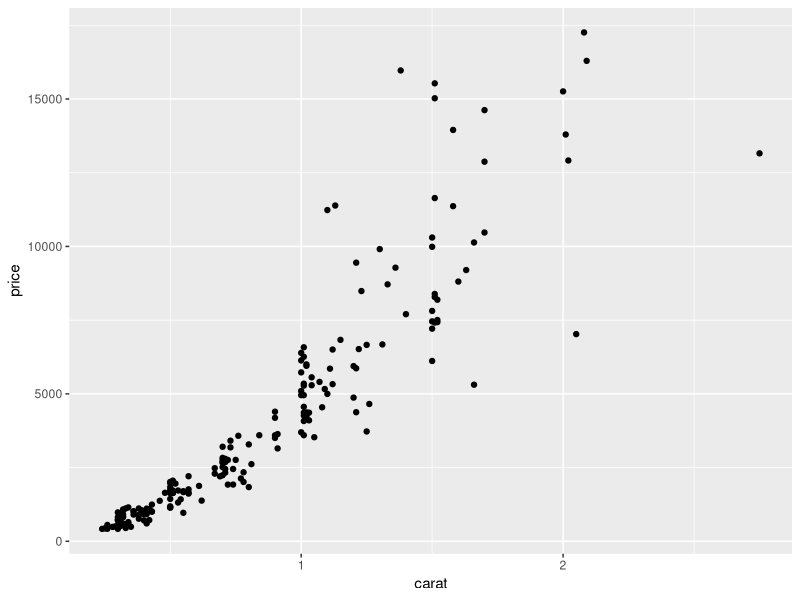
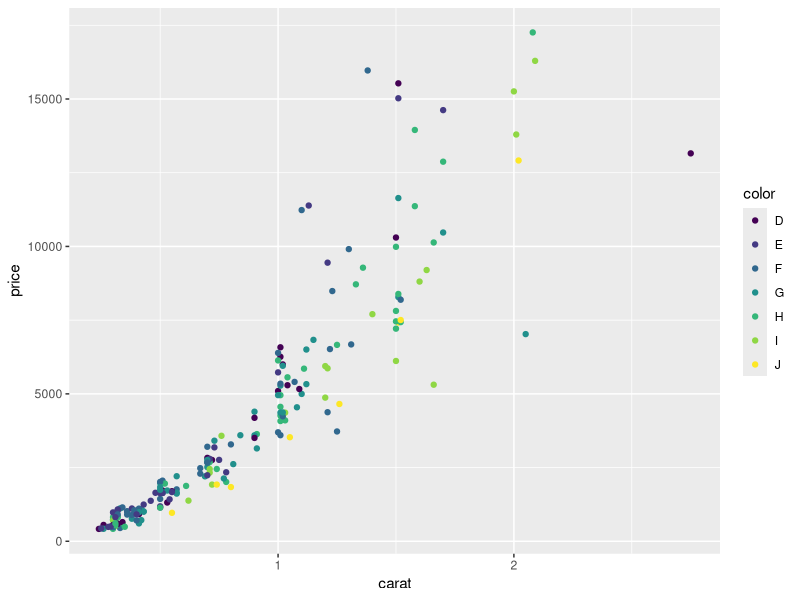
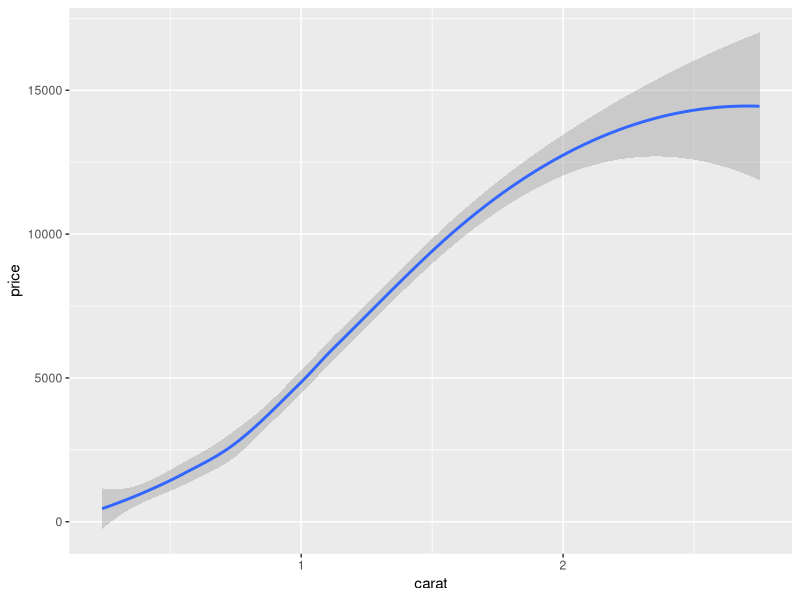
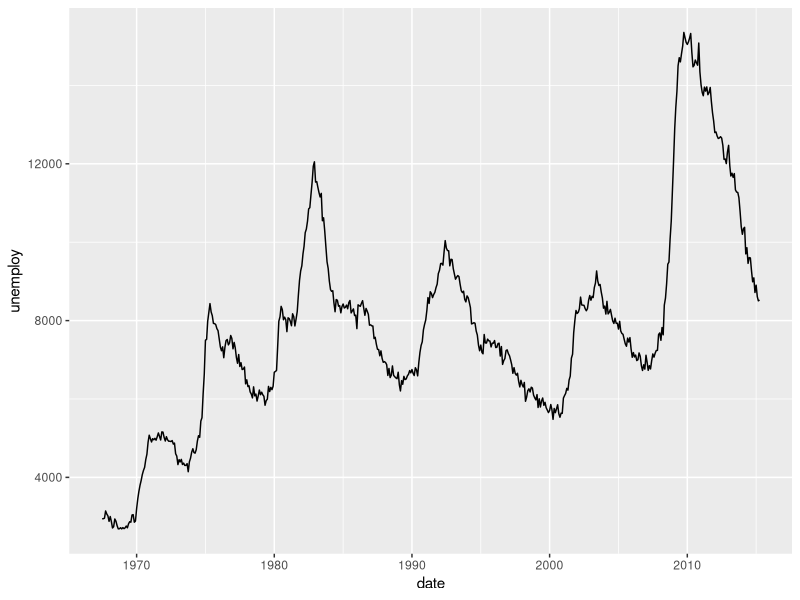
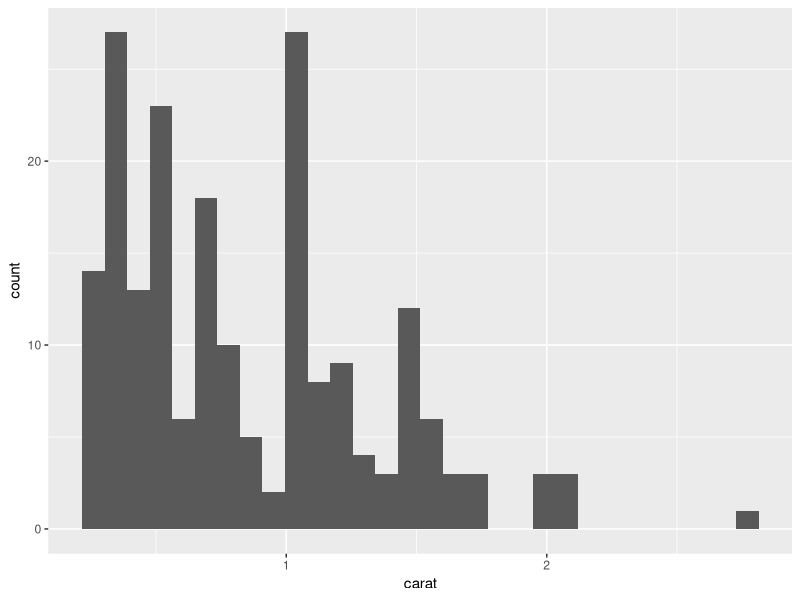
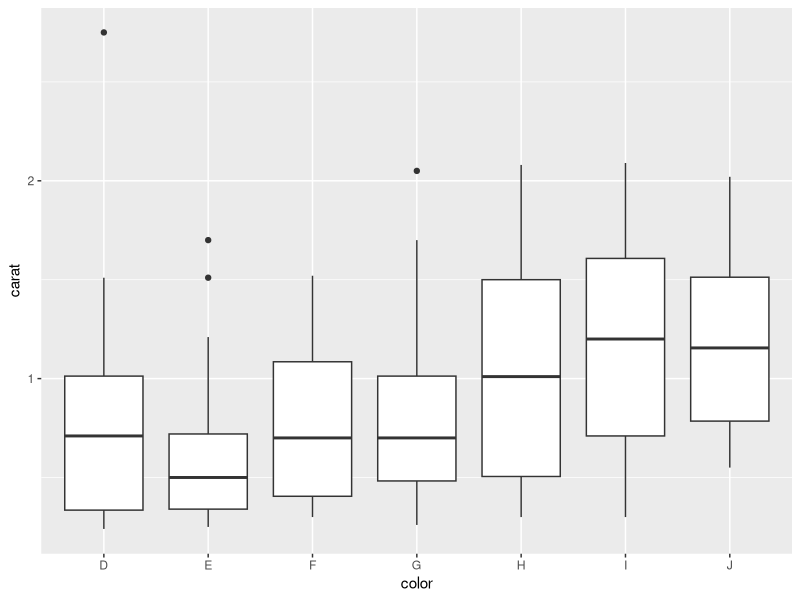
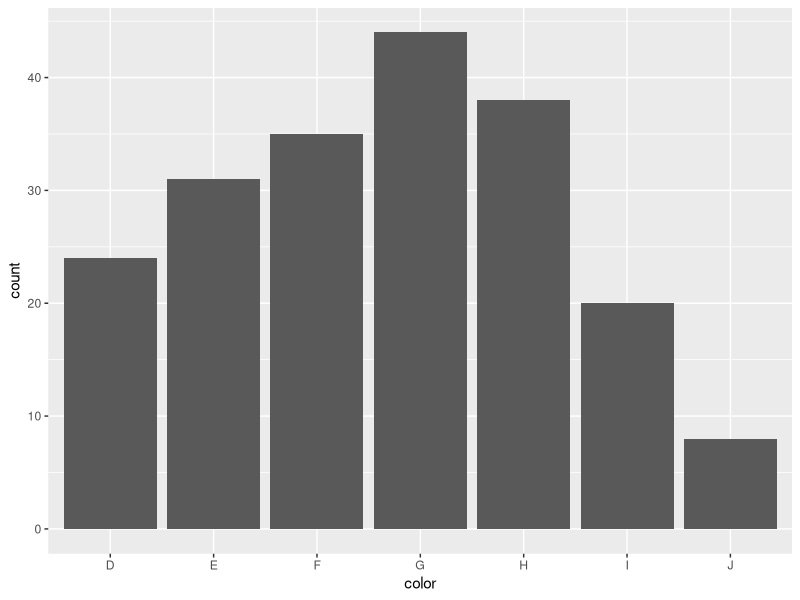
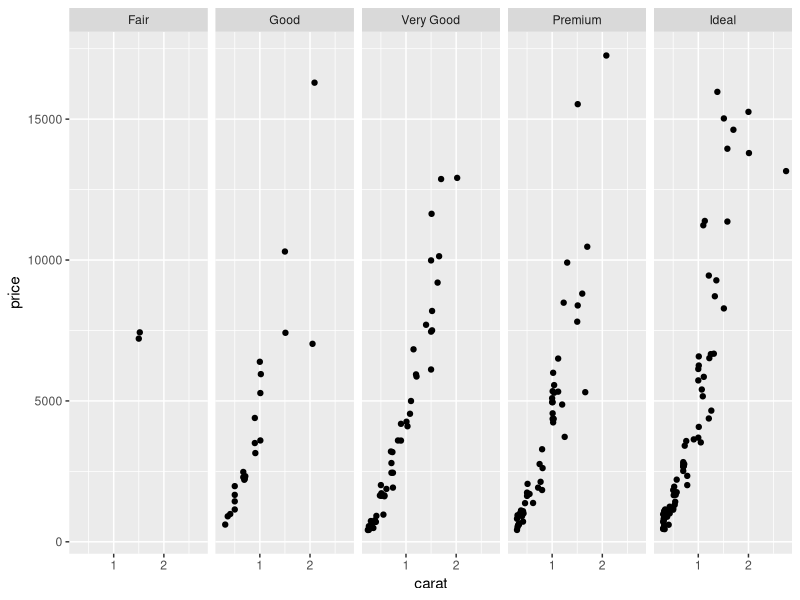

Source code (R) for these figures, in order:
## ---- chunk 1
library(dplyr)
library(magrittr)
library(ggplot2)
dsmall = diamonds %>% sample_n(200)
## ---- chunk 2
ggplot(dsmall) + geom_point(aes(x=carat, y=price))
## ---- chunk 3
ggplot(dsmall) + geom_point(aes(x=carat, y=price, color = color))
## ---- chunk 4
ggplot(dsmall) +
  geom_smooth(mapping = aes(x = carat, y = price))
## ---- chunk 5
data(economics)
ggplot(economics) + geom_line(aes(date, unemploy))
## ---- chunk 6
ggplot(dsmall) + geom_histogram(aes(carat))
## ---- chunk 7
ggplot(dsmall) +
  geom_boxplot(mapping = aes(x=color, y=carat))
## ---- chunk 8
ggplot(dsmall) + geom_bar(aes(x=color))
## ---- chunk 9
ggplot(dsmall) + geom_point(aes(x=carat, y=price)) + facet_grid(. ~ cut)
## ---- chunk 10
ggplot(dsmall) + geom_point(aes(x=carat, y=price)) + facet_grid(cut ~ .)
## ---- chunk 11
ggplot(dsmall) + geom_point(aes(x=carat, y=price)) + facet_wrap(. ~ cut)
## ---- chunk 12
ggplot(dsmall) +
  geom_point(mapping = aes(x=carat, y=price)) +
  geom_smooth(mapping = aes(x = carat, y = price))
## ---- chunk 13
ggplot(dsmall) +
  geom_point(mapping = aes(x=carat, y=price, color = color)) +
  geom_smooth(mapping = aes(x = carat, y = price))
## ---- chunk 14
ggplot(dsmall) +
  geom_point(mapping = aes(x=carat, y=price)) +
  geom_smooth(mapping = aes(x = carat, y = price, color = color, group = color, lintype=color))
## ---- chunk 15
ggplot(data=diamonds) +
  geom_bar(mapping=aes(x=cut))
## ---- chunk 16
ggplot(data=diamonds) + 
  stat_count(mapping = aes(x=cut))
## ---- chunk 17
demo <- data.frame(a=c('bar1', 'bar2', 'bar3'),
                   b=c(20, 30, 40))
ggplot(data=demo) +
  geom_bar(mapping=aes(x=a, y=b), stat="identity")
## ---- chunk 18
ggplot(data=diamonds) +
  geom_bar(mapping=aes(x=cut, y = (..count..)/sum(..count..)), stat="count") +
  ylab("Proportion") +
  ggtitle("Proportion of diamonds with a specific cut")
## ---- chunk 19
summary(demo)
ggplot(demo) + stat_identity(aes(x=a, y=b))
## ---- chunk 20
ggplot(diamonds) + 
  stat_summary(aes(cut, depth),
               fun.ymin=min,
               fun.ymax=max,
               fun.y=median
  )
## ---- chunk 21
ggplot(dsmall, aes(log(carat), log(price))) +
  geom_point(aes(color=cut)) +
  stat_ellipse()
## ---- chunk 22
ggplot(dsmall, aes(log(carat), log(price))) +
  geom_point(aes(color=cut)) +
  stat_smooth()
## ---- chunk 23
ggplot(diamonds) + 
  stat_ecdf(aes(carat))
## ---- chunk 24
lmdiamonds <- lm(price ~ carat, dsmall)
dflmdiamonds <- data.frame(residuals = lmdiamonds$residuals, prediction = lmdiamonds$fitted.values)
ggplot(dflmdiamonds) + stat_qq(aes(sample=residuals))
## ---- chunk 25
df <- data.frame(
  x = rnorm(100)
)
base <- ggplot(df, aes(x)) + geom_density()
base + stat_function(fun = dnorm, colour = "red")
## ---- chunk 26
ggplot(dsmall, aes(log(carat) , log(price))) +
  geom_point() +
  scale_x_continuous() +
  scale_y_continuous()
## ---- chunk 27
ggplot(dsmall, aes(carat, price)) +
  geom_point() +
  scale_x_continuous(breaks= 1:3)
## ---- chunk 28
ggplot(dsmall, aes(carat, price)) +
  geom_point() +
  scale_x_continuous(breaks= seq(0,3,.25))
## ---- chunk 29
ggplot(dsmall) + geom_point(aes(carat, price, color=color), show.legend=TRUE)
## ---- chunk 30
ggplot(dsmall) + geom_point(aes(carat, price, color=cut, shape=cut), show.legend=TRUE)
## ---- chunk 31
ggplot(data=diamonds) +
  geom_bar(mapping=aes(x=cut)) +
  theme(axis.text.x = element_text(angle=90))
## ---- chunk 32
ggplot(dsmall) + geom_point(aes(carat, price, color=cut, shape=cut), show.legend=TRUE) +
  theme(legend.position="right")
## ---- chunk 33
ggplot(dsmall) + geom_point(aes(carat, price, color=cut, shape=cut), show.legend=TRUE) +
  theme(legend.position="left")
## ---- chunk 34
ggplot(dsmall) + geom_point(aes(carat, price, color=cut, shape=cut), show.legend=TRUE) +
  theme(legend.position="top")
## ---- chunk 35
ggplot(dsmall) + geom_point(aes(carat, price, color=cut, shape=cut), show.legend=TRUE) +
  theme(legend.position="bottom")
## ---- chunk 36
ggplot(dsmall) + geom_point(aes(carat, price, color=cut, shape=cut), show.legend=TRUE) +
  theme(legend.position="none")
## ---- chunk 37
ggplot(dsmall) + geom_point(aes(carat, price, color=cut, shape=cut), show.legend=TRUE) +
  scale_x_continuous(limits= c(0.5, 1.5))
## ---- chunk 38
ggplot(dsmall, aes(carat, price)) +
  geom_point() +
  scale_x_continuous(name = "log10(carat)", trans="log10") + 
  scale_y_continuous(name = "log10(price)", trans="log10")
## ---- chunk 39
erupt <- ggplot(faithfuld, aes(waiting, eruptions, fill=density)) + 
  geom_raster() + 
  scale_x_continuous( expand=c(0,0)) +
  scale_y_continuous(expand=c(0,0)) + 
  theme(legend.position="none")
## ---- chunk 40
erupt + scale_fill_gradient(low="white", high="black")
## ---- chunk 41
erupt + scale_fill_gradient(low="white", high="black")
## ---- chunk 42
erupt + scale_fill_distiller(palette="Greys")
## ---- chunk 43
erupt + scale_fill_distiller(palette="Greens")
## ---- chunk 44
erupt + scale_fill_distiller(palette="YlOrRd")
## ---- chunk 45
diamondcolor <- ggplot(dsmall, aes(color)) +
  geom_bar(aes(fill=color))
diamondcolor
## ---- chunk 46
diamondcolor +
  scale_fill_hue(c=40)
## ---- chunk 47
diamondcolor + scale_fill_brewer(palette="Greys")
## ---- chunk 48
diamondcolor + scale_fill_brewer(palette="Set1")
## ---- chunk 49
diamondcolor + scale_fill_brewer(palette="Set2")
## ---- chunk 50
diamondcolor + scale_fill_grey(start = 0.2, end=0.9)
## ---- chunk 51
ggplot(luv_colours, aes(u, v)) +
  geom_point(aes(color=col), size=3) +
  scale_color_identity() + 
  coord_equal()
## ---- chunk 52
ggplot(data=diamonds) +
  geom_bar(mapping=aes(x=cut)) +
  theme(axis.text.x = element_text(angle=90))
## ---- chunk 53
ggplot(data=diamonds) +
  geom_bar(mapping=aes(x=cut, y = (..count..)/sum(..count..)), stat="count") +
  ylab("Proportion") +
  ggtitle("Proportion of diamonds with a specific cut")
